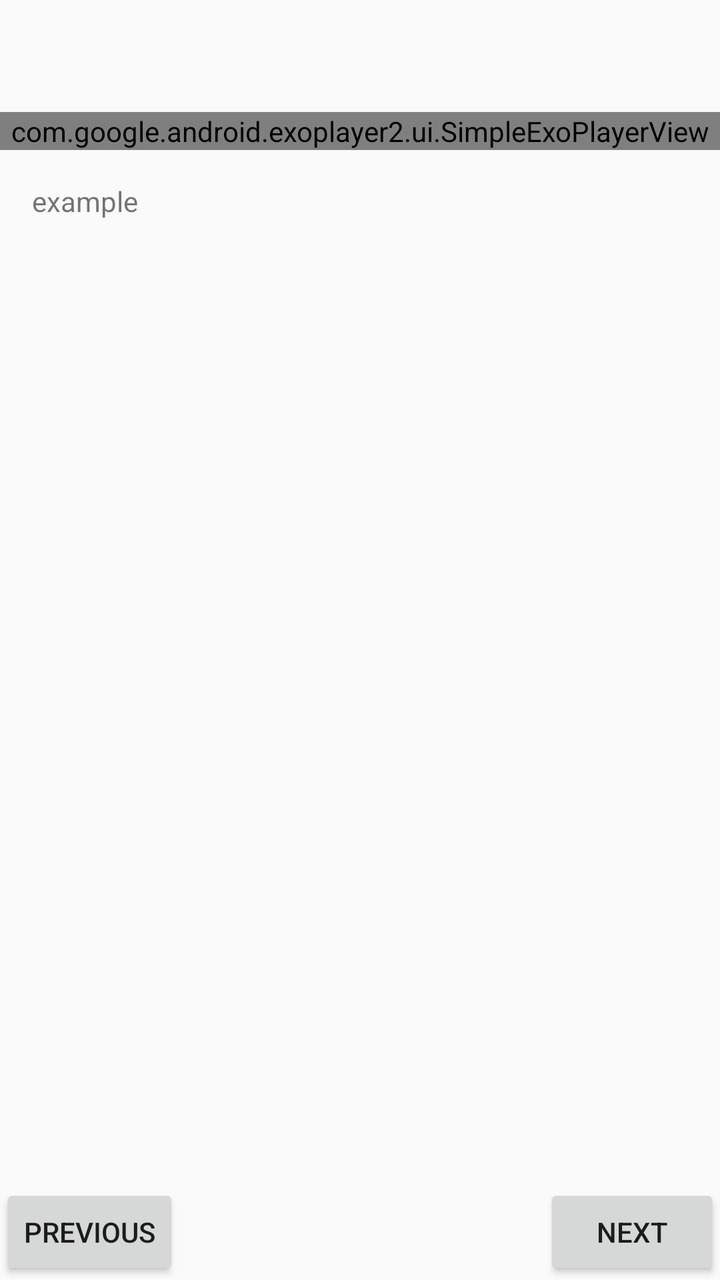
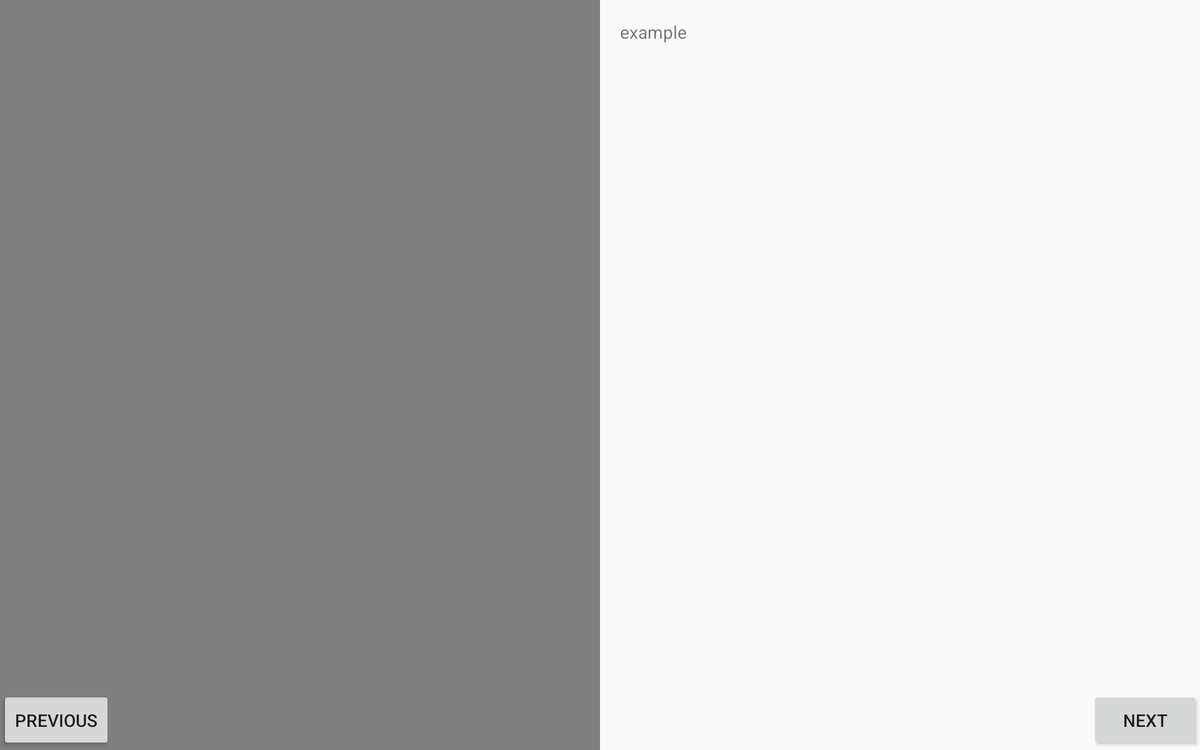

Compare how this app lays out the same screen by default and in its alternative resource folder. The renders come first, then the two layout files and the values they reference.
<!-- AndroidManifest.xml: application theme AppTheme -->
<!-- res/layout/fragment_step.xml -->
<?xml version="1.0" encoding="utf-8"?>
<layout>

    <android.support.constraint.ConstraintLayout
        xmlns:android="http://schemas.android.com/apk/res/android"
        xmlns:app="http://schemas.android.com/apk/res-auto"
        xmlns:tools="http://schemas.android.com/tools"
        android:layout_width="match_parent"
        android:layout_marginTop="?attr/actionBarSize"
        android:layout_height="match_parent"
        tools:context=".ui.step.StepActivity">

        <com.google.android.exoplayer2.ui.SimpleExoPlayerView
            android:id="@+id/playerView"
            android:layout_width="match_parent"
            android:layout_height="wrap_content"
            android:layout_marginBottom="0dp"
            android:layout_marginLeft="0dp"
            android:layout_marginRight="0dp"
            android:layout_marginTop="0dp"
            app:layout_constraintLeft_toLeftOf="parent"
            app:layout_constraintRight_toRightOf="parent"
            app:layout_constraintTop_toTopOf="parent"/>

        <TextView
            android:id="@+id/instructions"
            android:layout_width="wrap_content"
            android:layout_height="wrap_content"
            android:gravity="center"
            android:padding="16dp"
            app:layout_constraintLeft_toLeftOf="parent"
            app:layout_constraintTop_toBottomOf="@id/playerView"
            tools:text="example"/>

        <Button
            android:id="@+id/previous"
            android:layout_width="wrap_content"
            android:layout_height="wrap_content"
            android:text="PREVIOUS"
            app:layout_constraintBottom_toBottomOf="parent"
            app:layout_constraintLeft_toLeftOf="parent"/>

        <Button
            android:id="@+id/next"
            android:layout_width="wrap_content"
            android:layout_height="wrap_content"
            android:text="NEXT"
            app:layout_constraintBottom_toBottomOf="parent"
            app:layout_constraintRight_toRightOf="parent"/>

    </android.support.constraint.ConstraintLayout>
</layout>
<!-- resources referenced by this layout -->
<resources>
  <style name="AppTheme" parent="Theme.AppCompat.Light.NoActionBar">
          
          <item name="colorPrimary">@color/colorPrimary</item>
          <item name="colorPrimaryDark">@color/colorPrimaryDark</item>
          <item name="colorAccent">@color/colorAccent</item>
      </style>
</resources>
<!-- res/layout-sw600dp-land/fragment_step.xml (the repository's variant of the layout above) -->
<!-- drawn on a 7-inch tablet turned sideways -->
<?xml version="1.0" encoding="utf-8"?>
<layout>

    <android.support.constraint.ConstraintLayout
        xmlns:android="http://schemas.android.com/apk/res/android"
        xmlns:app="http://schemas.android.com/apk/res-auto"
        xmlns:tools="http://schemas.android.com/tools"
        android:layout_width="match_parent"
        android:layout_height="match_parent"
        tools:context=".ui.step.StepActivity">

        <LinearLayout
            android:layout_width="match_parent"
            android:layout_height="wrap_content"
            android:orientation="horizontal">

            <VideoView
                android:id="@+id/video"
                android:layout_width="match_parent"
                android:layout_height="wrap_content"
                android:layout_weight="1"/>
            <TextView
                android:id="@+id/instructions"
                android:layout_width="match_parent"
                android:layout_height="wrap_content"
                android:layout_weight="1"
                android:padding="16dp"
                tools:text="example"/>
        </LinearLayout>

        <Button
            android:id="@+id/previous"
            android:layout_width="wrap_content"
            android:layout_height="wrap_content"
            android:text="PREVIOUS"
            app:layout_constraintBottom_toBottomOf="parent"
            app:layout_constraintLeft_toLeftOf="parent"/>

        <Button
            android:id="@+id/next"
            android:layout_width="wrap_content"
            android:layout_height="wrap_content"
            android:text="NEXT"
            app:layout_constraintBottom_toBottomOf="parent"
            app:layout_constraintRight_toRightOf="parent"/>

    </android.support.constraint.ConstraintLayout>
</layout>
